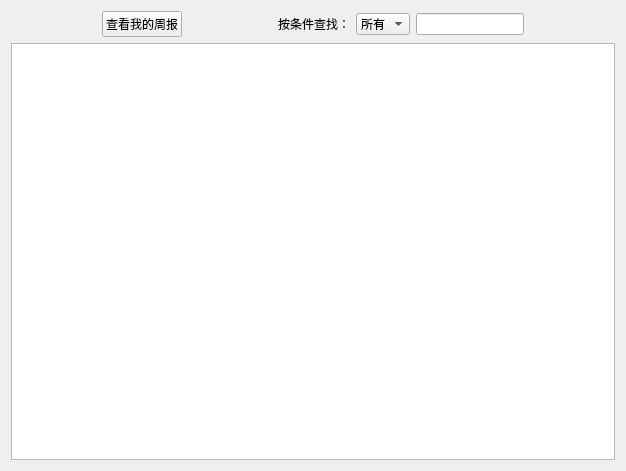
<?xml version="1.0" encoding="UTF-8"?>
<ui version="4.0">
 <class>ReportLook</class>
 <widget class="QWidget" name="ReportLook">
  <property name="geometry">
   <rect>
    <x>0</x>
    <y>0</y>
    <width>626</width>
    <height>471</height>
   </rect>
  </property>
  <property name="windowTitle">
   <string>Form</string>
  </property>
  <layout class="QVBoxLayout" name="verticalLayout">
   <item>
    <layout class="QHBoxLayout" name="horizontalLayout">
     <item>
      <spacer name="horizontalSpacer_3">
       <property name="orientation">
        <enum>Qt::Horizontal</enum>
       </property>
       <property name="sizeHint" stdset="0">
        <size>
         <width>40</width>
         <height>20</height>
        </size>
       </property>
      </spacer>
     </item>
     <item>
      <widget class="QPushButton" name="LookMyReport">
       <property name="text">
        <string>查看我的周报</string>
       </property>
      </widget>
     </item>
     <item>
      <spacer name="horizontalSpacer">
       <property name="orientation">
        <enum>Qt::Horizontal</enum>
       </property>
       <property name="sizeHint" stdset="0">
        <size>
         <width>40</width>
         <height>20</height>
        </size>
       </property>
      </spacer>
     </item>
     <item>
      <widget class="QLabel" name="label">
       <property name="text">
        <string>按条件查找：</string>
       </property>
      </widget>
     </item>
     <item>
      <layout class="QHBoxLayout" name="comboboxLayout">
       <item>
        <widget class="QComboBox" name="selectcomboBox">
         <item>
          <property name="text">
           <string>所有</string>
          </property>
         </item>
         <item>
          <property name="text">
           <string>姓名</string>
          </property>
         </item>
         <item>
          <property name="text">
           <string>学期</string>
          </property>
         </item>
        </widget>
       </item>
      </layout>
     </item>
     <item>
      <widget class="QLineEdit" name="condition"/>
     </item>
     <item>
      <spacer name="horizontalSpacer_2">
       <property name="orientation">
        <enum>Qt::Horizontal</enum>
       </property>
       <property name="sizeHint" stdset="0">
        <size>
         <width>40</width>
         <height>20</height>
        </size>
       </property>
      </spacer>
     </item>
    </layout>
   </item>
   <item>
    <widget class="QTableView" name="tableView">
     <property name="sizePolicy">
      <sizepolicy hsizetype="Expanding" vsizetype="Expanding">
       <horstretch>0</horstretch>
       <verstretch>0</verstretch>
      </sizepolicy>
     </property>
     <property name="minimumSize">
      <size>
       <width>600</width>
       <height>400</height>
      </size>
     </property>
     <property name="styleSheet">
      <string notr="true">
</string>
     </property>
    </widget>
   </item>
  </layout>
 </widget>
 <resources/>
 <connections>
  <connection>
   <sender>LookMyReport</sender>
   <signal>clicked()</signal>
   <receiver>ReportLook</receiver>
   <slot>ClickLookMyReportButton()</slot>
   <hints>
    <hint type="sourcelabel">
     <x>117</x>
     <y>22</y>
    </hint>
    <hint type="destinationlabel">
     <x>-67</x>
     <y>44</y>
    </hint>
   </hints>
  </connection>
 </connections>
 <slots>
  <slot>ClickLookMyReportButton()</slot>
 </slots>
</ui>
